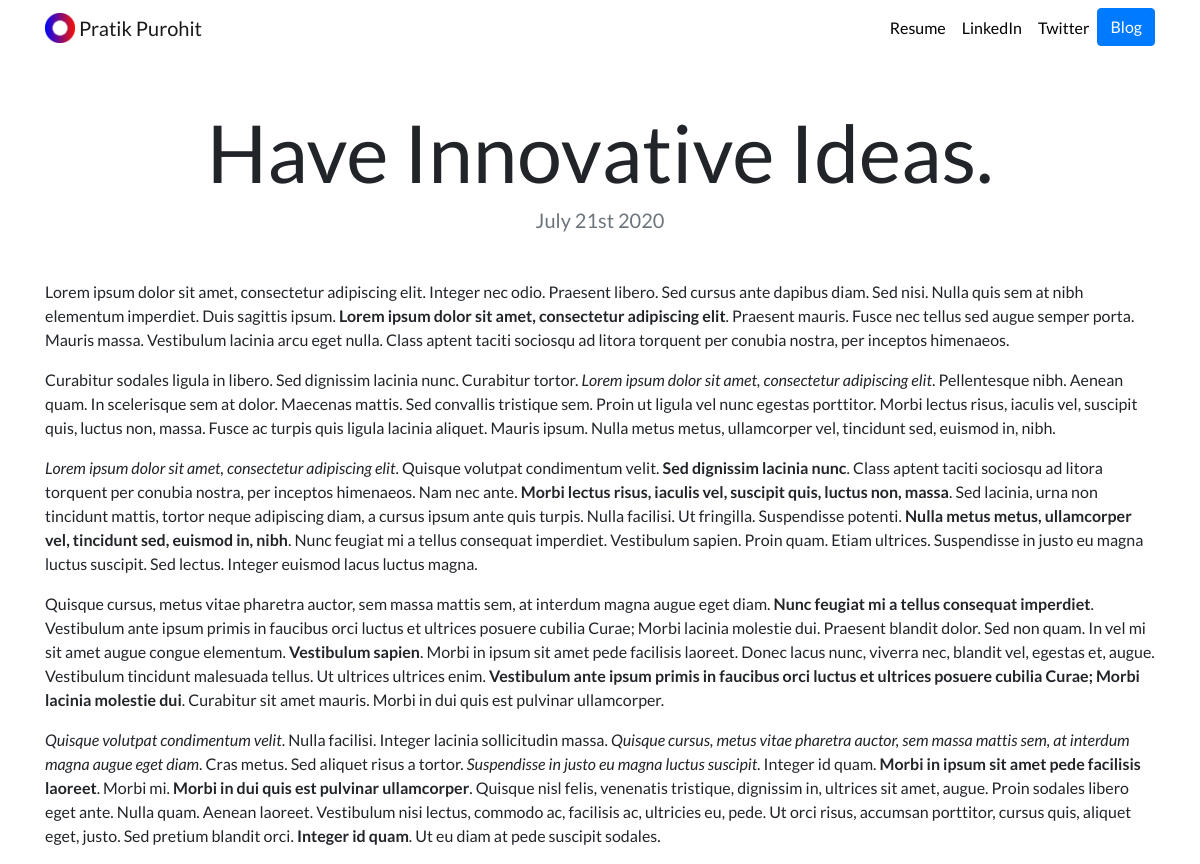
The app's page /blog/2/ with its own data.
### blog/models.py (models this page shows)
class Blog(models.Model):
    title = models.CharField(max_length=200)
    description = models.TextField()
    date = models.DateField()

### blog/views.py (the view)
# urls.py: path('<int:blog_id>/', views.detail, name='detail'),
def detail(request, blog_id):
    blog = get_object_or_404(Blog, pk=blog_id)
    return render(request, 'blog/detail.html',{'blog':blog})

### blog/templates/blog/detail.html
{% extends "portfolio/base.html" %}
{% load static %}
{% block content %}
<h1 class="text-center mt-5" id="blogdetailtitle">{{ blog.title }}</h1>
<h5 class="text-center text-muted mb-5">{{ blog.date|date:'F jS Y' }}</h5>
{{ blog.description|safe }}
{% endblock %}

### portfolio/static/portfolio/custom.css (style rules this page uses)
body { font-family: 'Lato', sans-serif; }
@media (min-width: 992px) { #blogdetailtitle { font-size: 5rem; } }

### records on screen
Blog: title "Have Innovative Ideas.", date "July 21st 2020", description "Lorem ipsum dolor sit amet, consectetur adipiscing elit. Integer nec odio. Praesent libero. Sed cursus ante dapibus diam. Sed nisi. Nulla quis sem at nibh elementum imperdiet. Duis sagittis ipsum. Lorem ipsum dolor sit amet, consectetur adipiscing elit . Praesent mauris. Fusce nec tellus sed augue semper porta. Mauris massa. Vestibulum lacinia arcu eget nulla. Class aptent taciti sociosqu ad litora torquent per conubia nostra, per inceptos himenaeos. Curabitur sodales ligula in libero. Sed dignissim lacinia nunc. Curabitur tortor. Lorem ipsum dolor sit amet, consectetur adipiscing elit . Pellentesque nibh. Aenean quam. In scelerisque sem at dolor. Maecenas mattis. Sed convallis tristique…"
